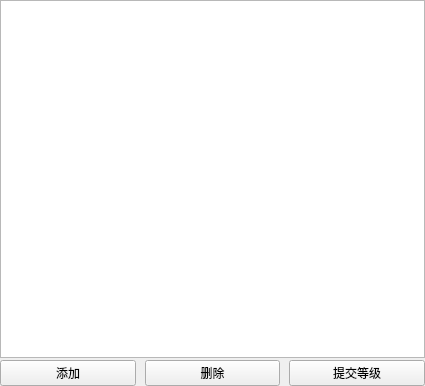
<?xml version="1.0" encoding="UTF-8"?>
<ui version="4.0">
 <class>LevelUi</class>
 <widget class="QWidget" name="LevelUi">
  <property name="geometry">
   <rect>
    <x>0</x>
    <y>0</y>
    <width>425</width>
    <height>386</height>
   </rect>
  </property>
  <property name="font">
   <font>
    <family>宋体</family>
   </font>
  </property>
  <property name="windowTitle">
   <string>等级管理</string>
  </property>
  <property name="toolTip">
   <string/>
  </property>
  <layout class="QVBoxLayout" name="verticalLayout">
   <property name="spacing">
    <number>2</number>
   </property>
   <property name="margin">
    <number>0</number>
   </property>
   <item>
    <widget class="QTableView" name="levelTableView">
     <property name="selectionBehavior">
      <enum>QAbstractItemView::SelectRows</enum>
     </property>
    </widget>
   </item>
   <item>
    <layout class="QHBoxLayout" name="horizontalLayout">
     <property name="spacing">
      <number>9</number>
     </property>
     <item>
      <widget class="QPushButton" name="addPushButton">
       <property name="sizePolicy">
        <sizepolicy hsizetype="Minimum" vsizetype="Preferred">
         <horstretch>0</horstretch>
         <verstretch>0</verstretch>
        </sizepolicy>
       </property>
       <property name="minimumSize">
        <size>
         <width>0</width>
         <height>20</height>
        </size>
       </property>
       <property name="text">
        <string>添加</string>
       </property>
      </widget>
     </item>
     <item>
      <widget class="QPushButton" name="removePushButton">
       <property name="sizePolicy">
        <sizepolicy hsizetype="Minimum" vsizetype="Preferred">
         <horstretch>0</horstretch>
         <verstretch>0</verstretch>
        </sizepolicy>
       </property>
       <property name="minimumSize">
        <size>
         <width>0</width>
         <height>20</height>
        </size>
       </property>
       <property name="text">
        <string>删除</string>
       </property>
      </widget>
     </item>
     <item>
      <widget class="QPushButton" name="submitPushButton">
       <property name="sizePolicy">
        <sizepolicy hsizetype="Minimum" vsizetype="Preferred">
         <horstretch>0</horstretch>
         <verstretch>0</verstretch>
        </sizepolicy>
       </property>
       <property name="minimumSize">
        <size>
         <width>0</width>
         <height>20</height>
        </size>
       </property>
       <property name="text">
        <string>提交等级</string>
       </property>
      </widget>
     </item>
    </layout>
   </item>
  </layout>
 </widget>
 <resources/>
 <connections/>
</ui>
